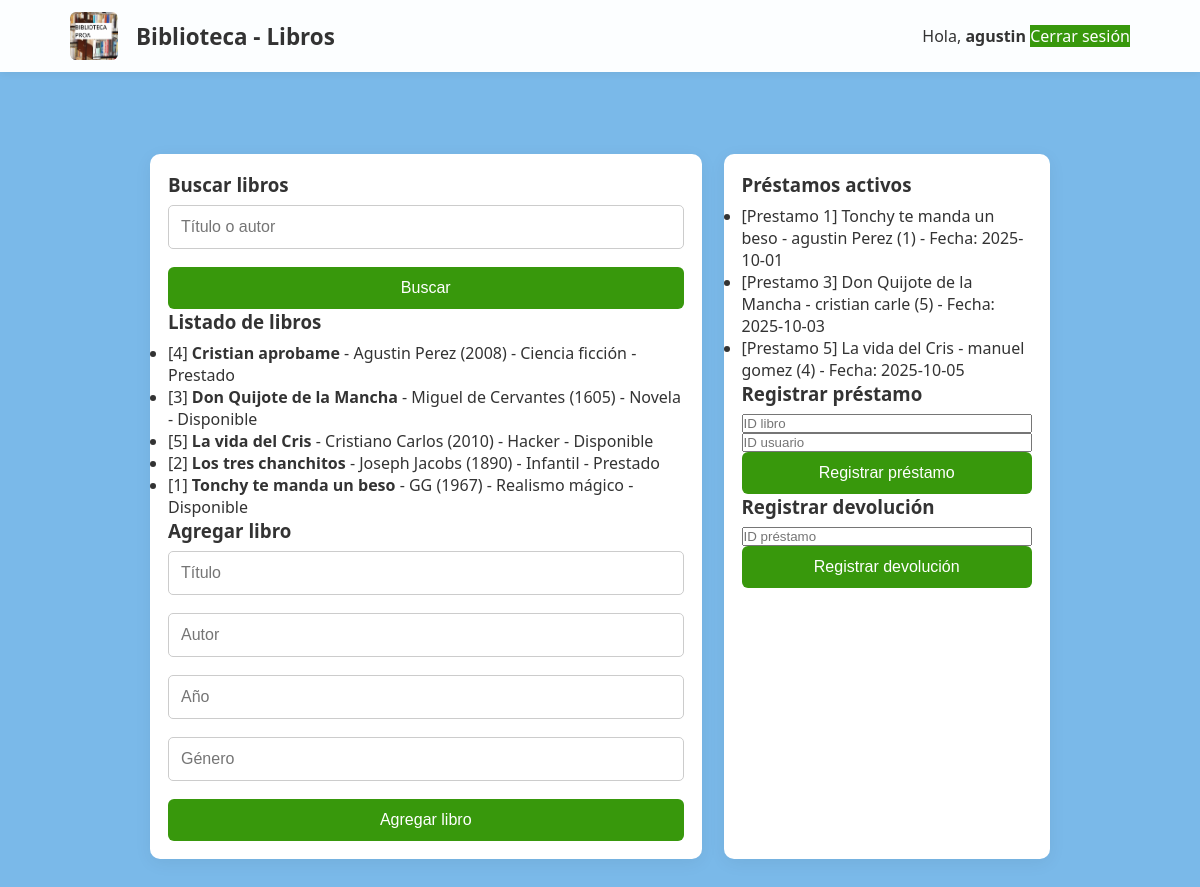
The page /libros (signed in) on the database its author committed.
### tables this page shows
CREATE TABLE usuarios (
            id INTEGER PRIMARY KEY AUTOINCREMENT,
            username TEXT UNIQUE NOT NULL,
            password_hash TEXT NOT NULL,
            apellido TEXT NOT NULL,
            email TEXT UNIQUE
        );

CREATE TABLE libros (
            id INTEGER PRIMARY KEY AUTOINCREMENT,
            titulo TEXT NOT NULL,
            autor  TEXT NOT NULL,
            año INTEGER,
            genero TEXT NOT NULL,
            disponibilidad INTEGER NOT NULL DEFAULT 1  -- 1 = disponible, 0 = prestado
        );

CREATE TABLE prestamos (
            id INTEGER PRIMARY KEY AUTOINCREMENT,
            id_libro INTEGER NOT NULL,
            id_usuario INTEGER NOT NULL,
            fecha_prestamo TEXT NOT NULL,
            fecha_devolucion TEXT,                     -- NULL si no fue devuelto
            FOREIGN KEY (id_libro) REFERENCES libros(id),
            FOREIGN KEY (id_usuario) REFERENCES usuarios(id)       
            

        );

### app.py (the view)
@app.route('/libros')
def libros():
    if 'username' not in session:
        return redirect(url_for('login'))
    q = request.args.get('q', '').strip()
    conn = get_db_connection()
    if q:
        like = f"%{q}%"
        libros = conn.execute("SELECT * FROM libros WHERE titulo LIKE ? OR autor LIKE ? ORDER BY titulo", (like, like)).fetchall()
    else:
        libros = conn.execute("SELECT * FROM libros ORDER BY titulo").fetchall()
    prestamos = conn.execute(
        """
        SELECT p.id AS prestamo_id, p.id_libro, p.id_usuario, p.fecha_prestamo, p.fecha_devolucion,
               l.titulo AS libro_titulo, u.username AS usuario_nombre, u.apellido AS usuario_apellido
        FROM prestamos p
        JOIN libros l ON p.id_libro = l.id
        JOIN usuarios u ON p.id_usuario = u.id
        WHERE p.fecha_devolucion IS NULL
        ORDER BY p.fecha_prestamo
        """
    ).fetchall()
    conn.close()
    return render_template('libros.html', user=session['username'], libros=libros, prestamos=prestamos, q=q)

### app.py (called while the page is built)
def get_db_connection():
    conn = sqlite3.connect("biblioteca.db")
    conn.row_factory = sqlite3.Row
    conn.execute("PRAGMA foreign_keys = ON;")
    return conn

### templates/libros.html (shortened to what this page needs)
<!DOCTYPE html>
<html lang="es">
<head>
    <link rel="stylesheet" href="{{ url_for('static', filename='global.css') }}">
    <link rel="stylesheet" href="{{ url_for('static', filename='home.css') }}">
</head>
<body>
    <header class="site-header">
        <div class="header-inner header-grid top-bar">
            <div class="brand">
                <img src="{{ url_for('static', filename='ladoizquierdo.png') }}" alt="Biblioteca" class="logo">
                <h1 class="brand-title">Biblioteca - Libros</h1>
            </div>
            <div class="user-actions">
                <span class="user-greet">Hola, <strong>{{ user }}</strong></span>
                <a class="nav-link logout" href="{{ url_for('logout') }}">Cerrar sesión</a>
            </div>
        </div>
    </header>
    <main class="main-content">
        <section class="overview">
            <div class="card" style="flex:1 1 60%;">
                <h3>Buscar libros</h3>
                <form method="GET" action="{{ url_for('libros') }}">
                    <input type="text" name="q" placeholder="Título o autor" value="{{ q }}">
                    <button type="submit">Buscar</button>
                </form>
                <h3>Listado de libros</h3>
                <ul>
                    {% for b in libros %}
                        <li>[{{ b.id }}] <strong>{{ b.titulo }}</strong> - {{ b.autor }} ({{ b['año'] }}) - {{ b.genero }} - {% if b.disponibilidad == 1 %}Disponible{% else %}Prestado{% endif %}</li>
                    {% endfor %}
                </ul>
                <h3>Agregar libro</h3>
                <form method="POST" action="{{ url_for('add_book_route') }}">
                    <input type="text" name="titulo" placeholder="Título" required>
                    <input type="text" name="autor" placeholder="Autor" required>
                    <input type="text" name="año" placeholder="Año">
                    <input type="text" name="genero" placeholder="Género" required>
                    <button type="submit">Agregar libro</button>
                </form>
            </div>
            <div class="card" style="flex:1 1 35%;">
                <h3>Préstamos activos</h3>
                <ul>
                    {% for p in prestamos %}
                        <li>[Prestamo {{ p.prestamo_id }}] {{ p.libro_titulo }} - {{ p.usuario_nombre }} {{ p.usuario_apellido }} ({{ p.id_usuario }}) - Fecha: {{ p.fecha_prestamo }}</li>
                    {% endfor %}
                </ul>
                <h3>Registrar préstamo</h3>
                <form method="POST" action="{{ url_for('create_loan_route') }}">
                    <input type="number" name="id_libro" placeholder="ID libro" required>
                    <input type="number" name="id_usuario" placeholder="ID usuario" required>
                    <button type="submit">Registrar préstamo</button>
                </form>
                <h3>Registrar devolución</h3>
                <form method="POST" action="{{ url_for('return_loan_route') }}">
                    <input type="number" name="prestamo_id" placeholder="ID préstamo" required>
                    <button type="submit">Registrar devolución</button>
                </form>
            </div>
        </section>
    </main>
</body>
</html>

### static/global.css (style rules this page uses)
* { margin: 0; padding: 0; box-sizing: border-box; }
body { font-family: 'Segoe UI', Tahoma, Geneva, Verdana, sans-serif, fantasy; color: #333; min-height: 100vh; background-color: #7ab9e9; overflow-x: hidden; overflow-y: auto; }
input[type="text"], input[type="password"] { padding: 12px; margin-bottom: 18px; border: 1px solid #ccc; border-radius: 5px; font-size: 1rem; transition: border-color 0.3s ease, box-shadow 0.3s ease; }
button { background-color: #38980c; color: white; border: none; padding: 12px; border-radius: 6px; font-size: 1rem; cursor: pointer; transition: background-color 0.3s ease; }
a { text-decoration: none; color: #536dfe; }
form { display: flex; flex-direction: column; }

### static/home.css (style rules this page uses)
.site-header { width: 100%; background: rgba(255,255,255,0.98); box-shadow: 0 2px 8px rgba(0,0,0,0.06); position: fixed; top: 0; left: 0; z-index: 999; backdrop-filter: blur(4px); height: 72px; display: flex; align-items: center; }
.header-inner { max-width: 1100px; margin: 0 auto; padding: 0 20px; width: 100%; display: flex; align-items: center; justify-content: space-between; }
.brand { display: flex; align-items: center; gap: 12px; }
.brand-title { font-size: 1.4rem; margin-left: 6px; }
.logo { width: 48px; height: 48px; object-fit: cover; border-radius: 6px; }
.nav-link.logout { background: #38980c; color: #fff; }
.main-content { max-width: 1100px; margin: 24px auto; padding: 110px 20px 60px; display: flex; flex-direction: column; gap: 28px; align-items: center; box-sizing: border-box; }
.overview { display: flex; gap: 22px; align-items: stretch; justify-content: center; width: 100%; max-width: 900px; margin: 0 auto; padding-top: 10px; }
.overview .card { flex: 0 0 260px; }
.card { background: #fff; padding: 18px; border-radius: 10px; box-shadow: 0 4px 18px rgba(0,0,0,0.06); text-align: left; }
.card h3 { margin-bottom: 8px; }
@media (min-width: 721px) and (max-width: 1200px) { .main-content { padding-top: 120px; } }

### rows shown on the page
usuarios: username "agustin"
libros: id "4", titulo "Cristian aprobame", autor "Agustin Perez", año "2008", genero "Ciencia ficción", disponibilidad "Prestado"
libros: id "3", titulo "Don Quijote de la Mancha", autor "Miguel de Cervantes", año "1605", genero "Novela", disponibilidad "Disponible"
libros: id "5", titulo "La vida del Cris", autor "Cristiano Carlos", año "2010", genero "Hacker", disponibilidad "Disponible"
libros: id "2", titulo "Los tres chanchitos", autor "Joseph Jacobs", año "1890", genero "Infantil", disponibilidad "Prestado"
libros: id "1", titulo "Tonchy te manda un beso", autor "GG", año "1967", genero "Realismo mágico", disponibilidad "Disponible"
prestamos: prestamo_id "1", libro_titulo "Tonchy te manda un beso", usuario_nombre "agustin", usuario_apellido "Perez", id_usuario "1", fecha_prestamo "2025-10-01"
prestamos: prestamo_id "3", libro_titulo "Don Quijote de la Mancha", usuario_nombre "cristian", usuario_apellido "carle", id_usuario "5", fecha_prestamo "2025-10-03"
prestamos: prestamo_id "5", libro_titulo "La vida del Cris", usuario_nombre "manuel", usuario_apellido "gomez", id_usuario "4", fecha_prestamo "2025-10-05"
